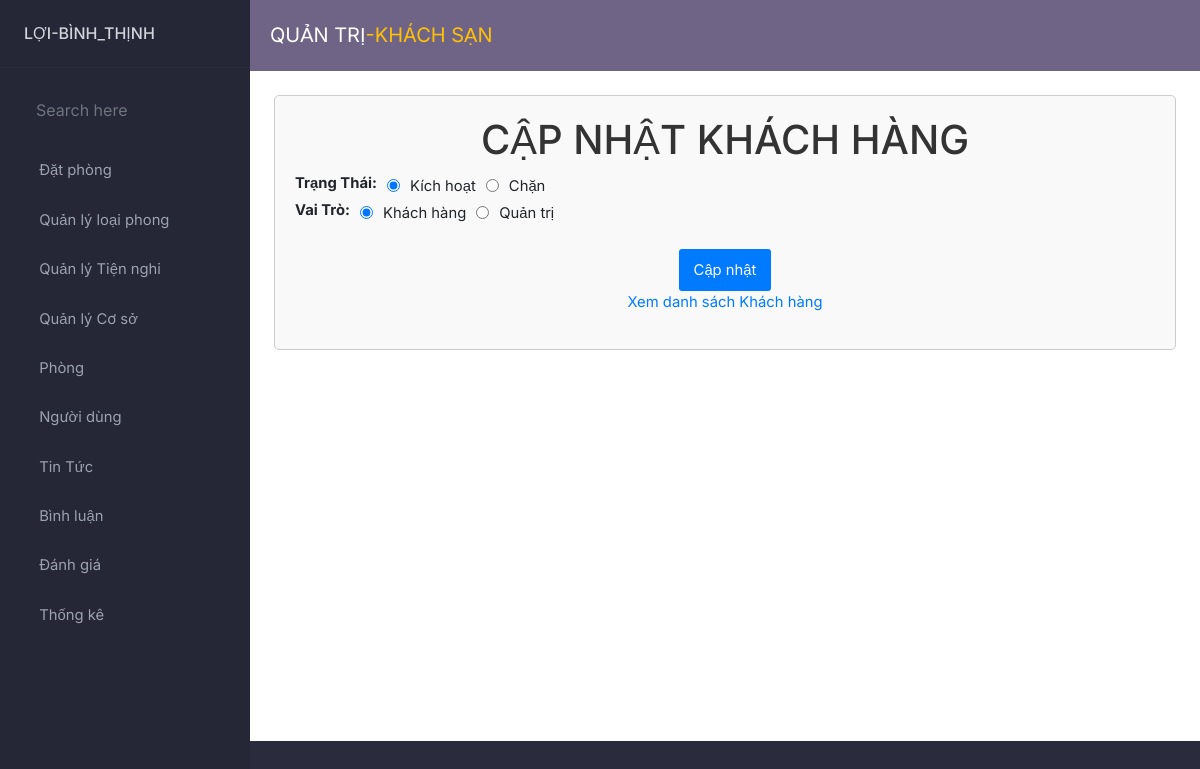
Page /admin/index.php?act=sua_khachhang&id=6 on the committed database.
### tables this page shows
CREATE TABLE `khach_hang` (
  `id` int(11) NOT NULL,
  `ten_dn` varchar(50) NOT NULL,
  `mat_khau` varchar(255) NOT NULL,
  `ho_ten` varchar(100) DEFAULT NULL,
  `hinh` varchar(255) DEFAULT NULL,
  `email` varchar(100) DEFAULT NULL,
  `vai_tro` int(1) DEFAULT 0,
  `sdt` varchar(15) DEFAULT NULL,
  `cccd` varchar(15) DEFAULT NULL,
  `trang_thai` int(11) NOT NULL DEFAULT 0
);

### model/pdo.php (called while the page is built, shortened)
<?php
function pdo_get_connection()
{
    $dburl = "mysql:host=localhost;dbname=du_an_1;charset=utf8";
    $username = 'root';
    $password = '';
    $conn = new PDO($dburl, $username, $password);
    $conn->setAttribute(PDO::ATTR_ERRMODE, PDO::ERRMODE_EXCEPTION);
    return $conn;
}
function pdo_query_one($sql)
{
    $sql_args = array_slice(func_get_args(), 1);
    try {
        $conn = pdo_get_connection();
        $stmt = $conn->prepare($sql);
        $stmt->execute($sql_args);
        $row = $stmt->fetch(PDO::FETCH_ASSOC);
        return $row;
    } catch (PDOException $e) {
        throw $e;
    } finally {
        unset($conn);
    }
}

### model/taikhoan.php (called while the page is built, shortened)
<?php
function sua_khachhang($id)
{
    $sql = "SELECT * FROM khach_hang WHERE id='$id'";
    $result = pdo_query_one($sql);
    return $result;
}

### admin/khachhang/capnhat.php (the view, shortened to what this page needs)
<?php
if (is_array($result)) {
    extract($result);
}
?>
<main class="admin__main1">
    <div class="form-container">
        <h1 class="form-title">CẬP NHẬT KHÁCH HÀNG</h1>
        <form action="index.php?act=capnhatkhachhang" method="POST" class="add-loai-hang-form">
            <div class="form-group1">
                <label for="tenlh_bottom" class="formlabel">Trạng Thái:</label>
                <input type="radio" id="kichhoat" name="trang_thai" value="0" <?php if ($trang_thai == 0) echo "checked"; ?>>
                <label for="kichhoat">Kích hoạt</label>
                <input type="radio" id="choblock1" name="trang_thai" value="1" <?php if ($trang_thai == 1) echo "checked"; ?>>
                <label for="choblock1">Chặn</label>
            </div>
            <div class="form-group1">
                <label for="tenlh_bottom" class="formlabel">Vai Trò:</label>
                <input type="radio" id="vaitro" name="vai_tro" value="0" <?php if ($vai_tro == 0) echo "checked"; ?>>
                <label for="vaitro">Khách hàng</label>
                <input type="radio" id="choblock2" name="vai_tro" value="1" <?php if ($vai_tro == 1) echo "checked"; ?>>
                <label for="choblock2">Quản trị</label>
            </div>
            <br>
            <input type="submit" name="capnhatkhachhang" class="form-button" value="Cập nhật">
        </form>
        <p><a href="index.php?act=danhsachkh" class="form-link">Xem danh sách Khách hàng</a></p>
    </div>
</main>

### admin/css/style.css (style rules this page uses)
:root { --dk-gray-100: #F3F4F6; --dk-gray-200: #E5E7EB; --dk-gray-300: #D1D5DB; --dk-gray-400: #9CA3AF; --dk-gray-500: #6B7280; --dk-gray-600: #4B5563; --dk-gray-700: #374151; --dk-gray-800: #1F2937; --dk-gray-900: #111827; --dk-dark-bg: #313348; --dk-darker-bg: #2a2b3d; --navbar-bg-color: #6f6486; --sidebar-bg-color: #252636; --sidebar-width: 250px; }
* { margin: 0; padding: 0; box-sizing: border-box; }
body { font-family: 'Inter', sans-serif; background-color: var(--dk-darker-bg); font-size: .925rem; }

### admin/css/from.css (style rules this page uses)
.admin__main1 { text-align: center; }
.form-container { max-width: 1000px; margin: 0 auto; padding: 20px; border: 1px solid #ccc; border-radius: 5px; background-color: #f9f9f9; }
.form-title { color: #333; }
.formlabel { text-align: left; font-weight: bold; display: block; margin-bottom: 5px; }
.form-button { background-color: #007bff; color: #fff; padding: 10px 15px; border: none; border-radius: 3px; cursor: pointer; }
.form-link { text-decoration: none; color: #007bff; }
input[type="radio"] { margin-right: 10px; margin-left: 10px; }
.form-group1 { display: flex; align-items: center; }
.formlabel { font-weight: bold; margin-bottom: 5px; }
.form-group1 { flex: 1; }

### rows in the picture
khach_hang: trang_thai "☑ Kích hoạt", trang_thai "☐ Chặn", vai_tro "☑ Khách hàng", vai_tro "☐ Quản trị"
